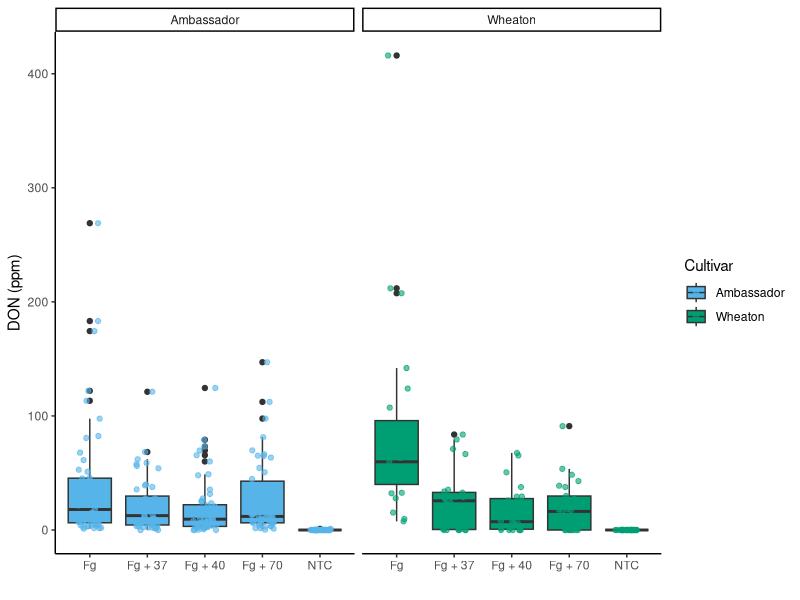
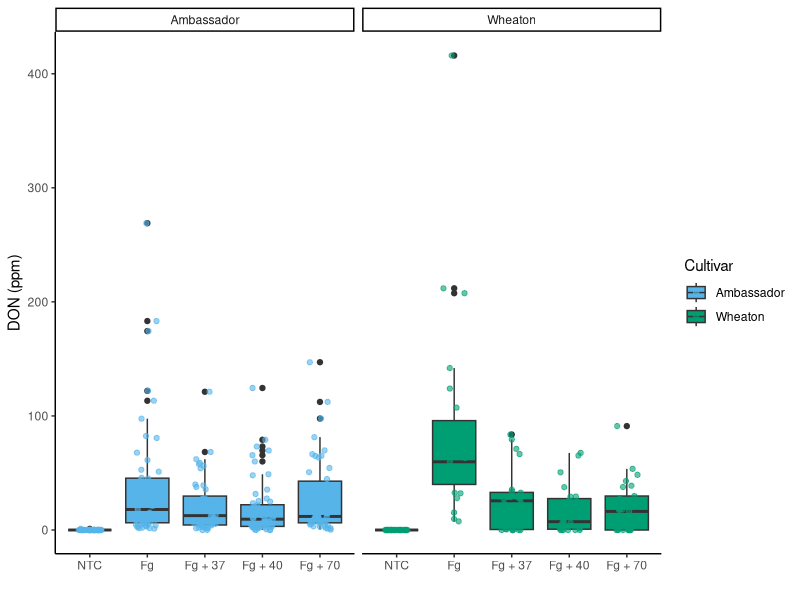
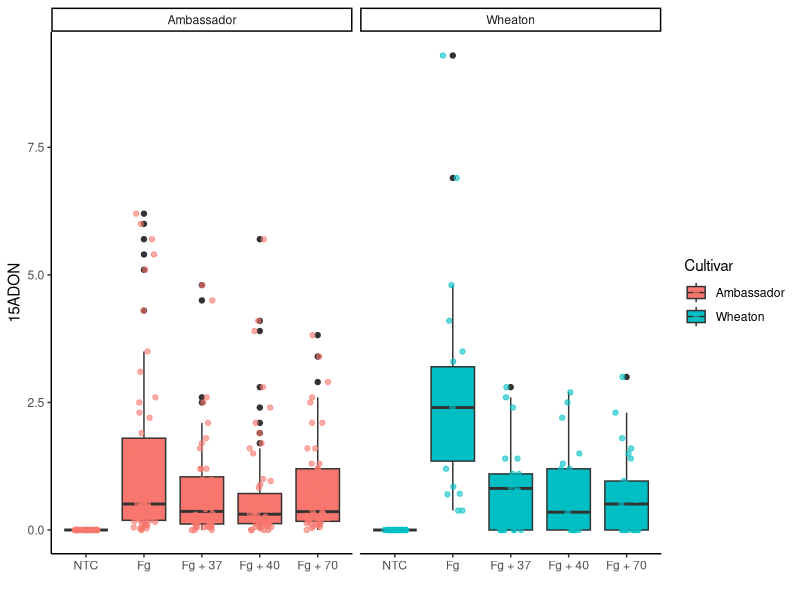
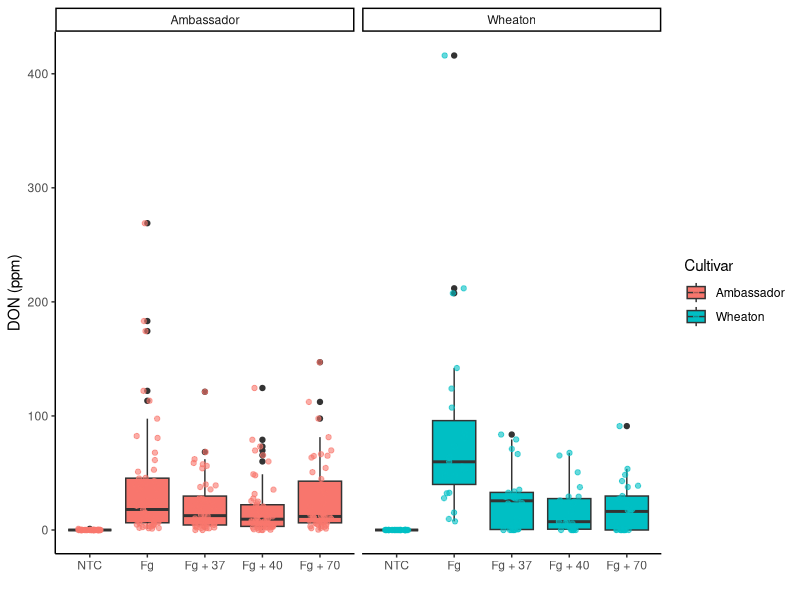
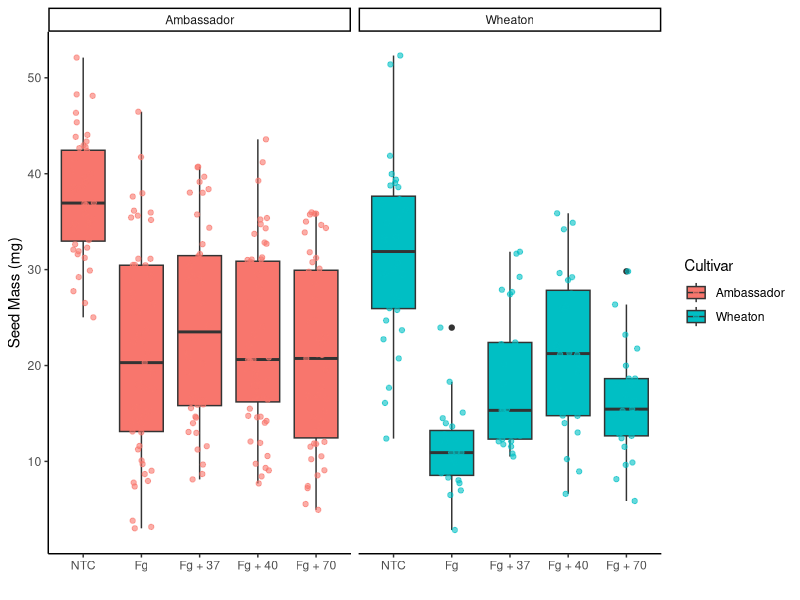
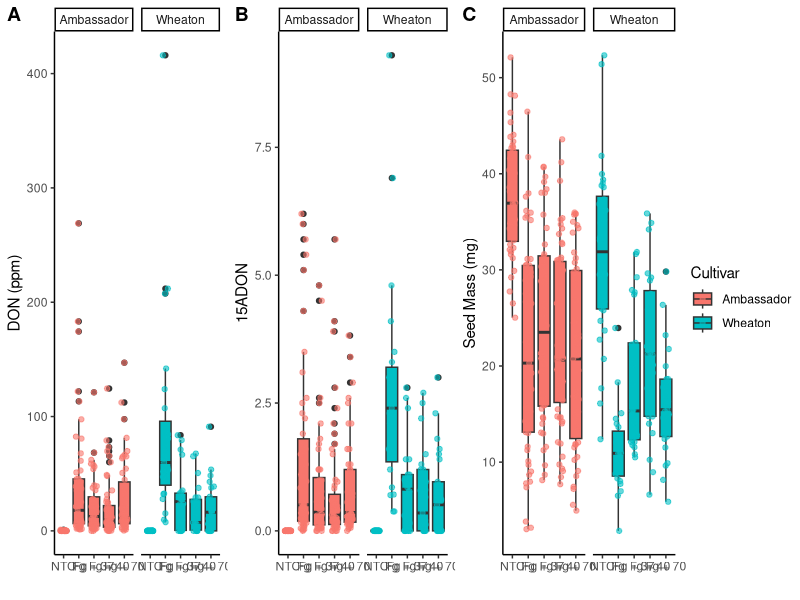
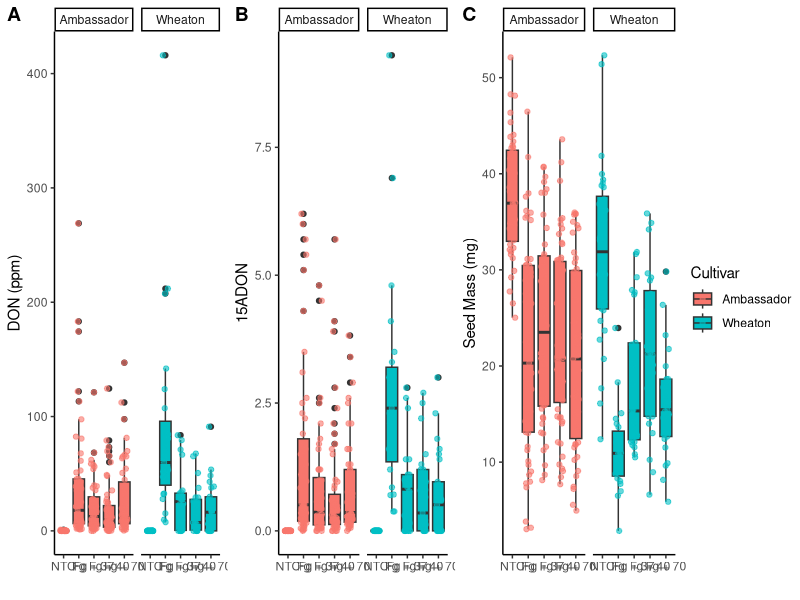

The R source for these figures, in order:
library(tidyverse)
library(ggpubr)
library(ggrepel)
install.packages("ggplot2")
library(ggplot2)

# Using ggplot, create a boxplot of DON by Treatment so that the plot looks like the image below.
# a. Jitter points over the boxplot and fill the points and boxplots Cultivar with two colors from the cbbPallete introduced last week
# b.	Change the transparency of the jittered points to 0.6. 
# c.	The y-axis should be labeled "DON (ppm)", and the x-axis should be left blank. 
# d.	The plot should use a classic theme
# e.	The plot should also be faceted by Cultivar

cbbPalette  <- c("#000000", "#E69F00", "#56B4E9", "#009E73", "#F0E442", "#0072B2" , "#D55E00", "#CC79A7")
toxin.data <- read.csv("MycotoxinData.csv", na.strings = "na")

 ggplot(toxin.data, aes(x = Treatment, y = DON, fill = Cultivar)) +
  geom_boxplot(position = position_dodge(width = 0.8)) +
  geom_jitter(aes(color=Cultivar),position= position_jitterdodge(), pch=21, alpha = 0.6) +
  
  xlab("")+
  ylab("DON (ppm)")+
  scale_fill_manual(values = c(cbbPalette[3], cbbPalette[4]))+
   scale_color_manual(values= c(cbbPalette[3], cbbPalette[4]))+
  theme_classic()+
  facet_wrap(~Cultivar)
  
# 2. Change the factor order level so that the treatment “NTC” is first, followed by “Fg”, “Fg + 37”, “Fg + 40”, and “Fg + 70.
toxin.data$Treatment <- factor(toxin.data$Treatment,levels = c("NTC", "Fg", "Fg + 37", "Fg + 40", "Fg + 70"))

ggplot(toxin.data, aes(x = Treatment, y = DON, fill = Cultivar)) +
  geom_boxplot(position = position_dodge(width = 0.8)) +
  geom_jitter(aes(color=Cultivar),position= position_jitterdodge(), pch=21, alpha = 0.6) +
  
  xlab("")+
  ylab("DON (ppm)")+
  scale_fill_manual(values = c(cbbPalette[3], cbbPalette[4]))+
  scale_color_manual(values= c(cbbPalette[3], cbbPalette[4]))+
  theme_classic()+
  facet_wrap(~Cultivar)

# 3.Change the y-variable to plot X15ADON and MassperSeed_mg. The y-axis label should now be “15ADON” and “Seed Mass (mg)”. Save plots made in questions 1 and 3 into three separate R objects.
#Plot1: DON
plot_DON <- ggplot(toxin.data, aes(x = Treatment, y = DON, fill = Cultivar)) +
  geom_boxplot(position = position_dodge(width = 0.8)) +
  geom_jitter(aes(color = Cultivar),
              position = position_jitterdodge(),
              alpha = 0.6) +
  ylab("DON (ppm)") +
  xlab("") +
  theme_classic()+
facet_wrap(~Cultivar)


#Plot2:15ADON
plot_15ADON <- ggplot(toxin.data, aes(x = Treatment, y = X15ADON, fill = Cultivar)) +
  geom_boxplot(position = position_dodge(width = 0.8)) +
  geom_jitter(aes(color = Cultivar),
              position = position_jitterdodge(),
              alpha = 0.6) +
  ylab("15ADON") +
  xlab("") +
  theme_classic() +
  facet_wrap(~Cultivar)


#Plot3:Seed mass
plot_SeedMass <- ggplot(toxin.data, aes(x = Treatment, y = MassperSeed_mg, fill = Cultivar)) +
  geom_boxplot(position = position_dodge(width = 0.8)) +
  geom_jitter(aes(color = Cultivar),
              position = position_jitterdodge(),
              alpha = 0.6) +
  ylab("Seed Mass (mg)") +
  xlab("") +
  theme_classic()+
  facet_wrap(~Cultivar)


plot_15ADON
plot_DON
plot_SeedMass

# 4. Use ggarrange function to combine all three figures into one with three columns and one row. Set the labels for the subplots as A, B and C. Set the option common.legend = T within ggarage function. What did the common.legend option do?
combined_plot <- ggarrange(plot_DON,plot_15ADON,plot_SeedMass,
                           ncol = 3,
                           nrow = 1,
                           labels = c("A", "B", "C"),
                           common.legend = TRUE,
                           legend = "right")
combined_plot

# common.legend=true would combine the legends avoiding duplicating it, it makes the image clearer
# 5.Use geom_pwc() to add t.test pairwise comparisons to the three plots made above. Save each plot as a new R object, and combine them again with ggarange as you did in question 4. 
#DON with pairwise comparison
toxin.data$Treatment <- factor(toxin.data$Treatment)
toxin.data$Cultivar <- factor(toxin.data$Cultivar)
my_comparisons <- list(c("NTC", "Fg"), c("Fg", "Fg+35"), c("Fg+35", "Fg+70"))
plot_DON_pwc <- ggplot(toxin.data,
                       aes(x = Treatment, y = DON, fill = Cultivar)) +
  geom_boxplot(position = position_dodge(width = 0.8)) +
  geom_jitter(aes(color = Cultivar),
              position = position_jitterdodge(),
              alpha = 0.6) +
  geom_pwc(method = "t.test",
           label = "{p.adj.format}{p.adj.signif}", group.by = "Cultivar") +
  ylab("DON (ppm)") +
  xlab("") +
  theme_classic()

#15ADON with pairwise comparison
plot_15ADON_pwc <- ggplot(toxin.data,
                          aes(x = Treatment, y = X15ADON, fill = Cultivar)) +
  geom_boxplot(position = position_dodge(width = 0.8)) +
  geom_jitter(aes(color = Cultivar),
              position = position_jitterdodge(),
              alpha = 0.6) +
  geom_pwc(method = "t.test",
           label = "{p.adj.format}{p.adj.signif}", group.by = "Cultivar") +
  ylab("15ADON") +
  xlab("") +
  theme_classic()

#Seed mass with pairwise comparison
plot_SeedMass_pwc <- ggplot(toxin.data,
                            aes(x = Treatment, y = MassperSeed_mg, fill = Cultivar)) +
  geom_boxplot(position = position_dodge(width = 0.8)) +
  geom_jitter(aes(color = Cultivar),
              position = position_jitterdodge(jitter.width = 0.2,
                                              dodge.width = 0.8),
              alpha = 0.6) +
  geom_pwc(method = "t.test",
           label = "{p.adj.format}{p.adj.signif}", group.by = "Cultivar") +
  ylab("Seed Mass (mg)") +
  xlab("") +
  theme_classic()

#To combine them 
combined_pwc <- ggarrange(plot_DON_pwc,plot_15ADON_pwc, plot_SeedMass_pwc,
                          ncol = 3,
                          nrow = 1,
                          labels = c("A", "B", "C"),
                          common.legend = TRUE,
                          legend = "right")
combined_plot
